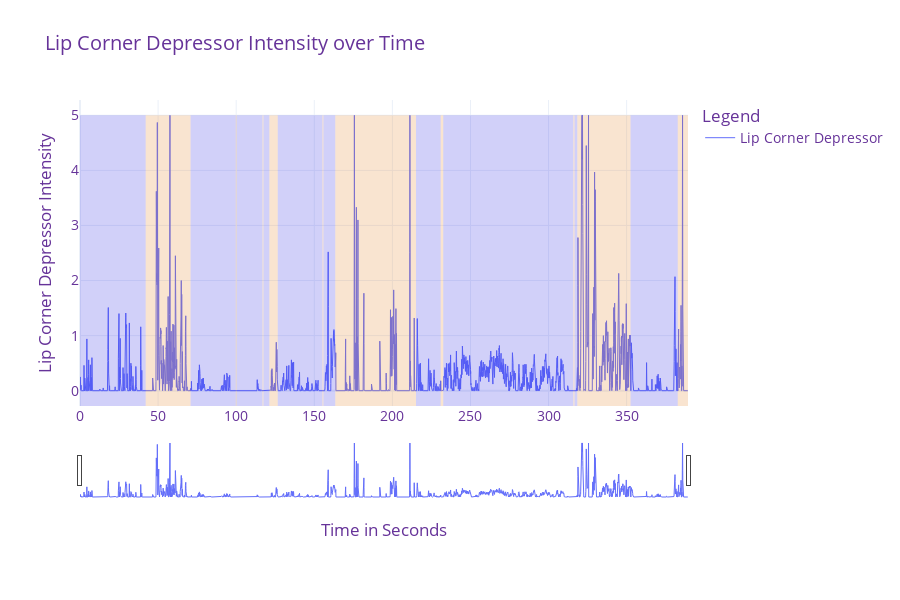

Source (notebook cell):
### Markdown cell above
# Run the next cell to graph the intensity of the facial action you chose over time

### Code cell
graph_lib.AU_figure()

### Figure 1 — Plotly figure (JSON) as saved in the notebook; plotly's stock layout.template omitted (floating-point values rounded to 4 significant figures; data arrays with more than 128 entries replaced by an {"elided": "..."} marker saying what was removed)
{"data": [{"line": {"width": 1}, "mode": "lines", "name": "Lip Corner Depressor", "showlegend": true, "type": "scatter", "x": {"elided": "9730 float values"}, "y": {"elided": "9730 float values"}}], "layout": {"dragmode": "zoom", "font": {"color": "RebeccaPurple", "size": 14}, "height": 600, "hovermode": "x", "legend": {"title": {"text": "Legend"}, "traceorder": "reversed"}, "margin": {"b": 100, "t": 100}, "shapes": [{"fillcolor": "rgba(29, 22, 224, 0.2)", "line": {"width": 0}, "type": "rect", "x0": 0, "x1": 42.06, "xref": "x", "y0": 0, "y1": 0.95, "yref": "paper"}, {"fillcolor": "rgba(224, 123, 22, 0.2)", "line": {"width": 0}, "type": "rect", "x0": 42.06, "x1": 70.79, "xref": "x", "y0": 0, "y1": 0.95, "yref": "paper"}, {"fillcolor": "rgba(29, 22, 224, 0.2)", "line": {"width": 0}, "type": "rect", "x0": 70.79, "x1": 99.72, "xref": "x", "y0": 0, "y1": 0.95, "yref": "paper"}, {"fillcolor": "rgba(224, 123, 22, 0.2)", "line": {"width": 0}, "type": "rect", "x0": 99.72, "x1": 100.3, "xref": "x", "y0": 0, "y1": 0.95, "yref": "paper"}, {"fillcolor": "rgba(29, 22, 224, 0.2)", "line": {"width": 0}, "type": "rect", "x0": 100.3, "x1": 116.9, "xref": "x", "y0": 0, "y1": 0.95, "yref": "paper"}, {"fillcolor": "rgba(224, 123, 22, 0.2)", "line": {"width": 0}, "type": "rect", "x0": 116.9, "x1": 117.5, "xref": "x", "y0": 0, "y1": 0.95, "yref": "paper"}, {"fillcolor": "rgba(29, 22, 224, 0.2)", "line": {"width": 0}, "type": "rect", "x0": 117.5, "x1": 121.3, "xref": "x", "y0": 0, "y1": 0.95, "yref": "paper"}, {"fillcolor": "rgba(224, 123, 22, 0.2)", "line": {"width": 0}, "type": "rect", "x0": 121.3, "x1": 126.6, "xref": "x", "y0": 0, "y1": 0.95, "yref": "paper"}, {"fillcolor": "rgba(29, 22, 224, 0.2)", "line": {"width": 0}, "type": "rect", "x0": 126.6, "x1": 155.3, "xref": "x", "y0": 0, "y1": 0.95, "yref": "paper"}, {"fillcolor": "rgba(224, 123, 22, 0.2)", "line": {"width": 0}, "type": "rect", "x0": 155.3, "x1": 155.8, "xref": "x", "y0": 0, "y1": 0.95, "yref": "paper"}, {"fillcolor": "rgba(29, 22, 224, 0.2)", "line": {"width": 0}, "type": "rect", "x0": 155.8, "x1": 163.5, "xref": "x", "y0": 0, "y1": 0.95, "yref": "paper"}, {"fillcolor": "rgba(224, 123, 22, 0.2)", "line": {"width": 0}, "type": "rect", "x0": 163.5, "x1": 215.1, "xref": "x", "y0": 0, "y1": 0.95, "yref": "paper"}, {"fillcolor": "rgba(29, 22, 224, 0.2)", "line": {"width": 0}, "type": "rect", "x0": 215.1, "x1": 230.9, "xref": "x", "y0": 0, "y1": 0.95, "yref": "paper"}, {"fillcolor": "rgba(224, 123, 22, 0.2)", "line": {"width": 0}, "type": "rect", "x0": 230.9, "x1": 232.6, "xref": "x", "y0": 0, "y1": 0.95, "yref": "paper"}, {"fillcolor": "rgba(29, 22, 224, 0.2)", "line": {"width": 0}, "type": "rect", "x0": 232.6, "x1": 315.9, "xref": "x", "y0": 0, "y1": 0.95, "yref": "paper"}, {"fillcolor": "rgba(224, 123, 22, 0.2)", "line": {"width": 0}, "type": "rect", "x0": 315.9, "x1": 316.6, "xref": "x", "y0": 0, "y1": 0.95, "yref": "paper"}, {"fillcolor": "rgba(29, 22, 224, 0.2)", "line": {"width": 0}, "type": "rect", "x0": 316.6, "x1": 318.4, "xref": "x", "y0": 0, "y1": 0.95, "yref": "paper"}, {"fillcolor": "rgba(224, 123, 22, 0.2)", "line": {"width": 0}, "type": "rect", "x0": 318.4, "x1": 352.5, "xref": "x", "y0": 0, "y1": 0.95, "yref": "paper"}, {"fillcolor": "rgba(29, 22, 224, 0.2)", "line": {"width": 0}, "type": "rect", "x0": 352.5, "x1": 382.7, "xref": "x", "y0": 0, "y1": 0.95, "yref": "paper"}, {"fillcolor": "rgba(224, 123, 22, 0.2)", "line": {"width": 0}, "type": "rect", "x0": 382.7, "x1": 389.3, "xref": "x", "y0": 0, "y1": 0.95, "yref": "paper"}], "title": {"text": "Lip Corner Depressor Intensity over Time"}, "xaxis": {"autorange": true, "range": [0, 389], "rangeslider": {"autorange": true, "range": [0, 389]}, "title": {"text": "Time in Seconds"}}, "yaxis": {"title": {"text": "Lip Corner Depressor Intensity"}}}}
